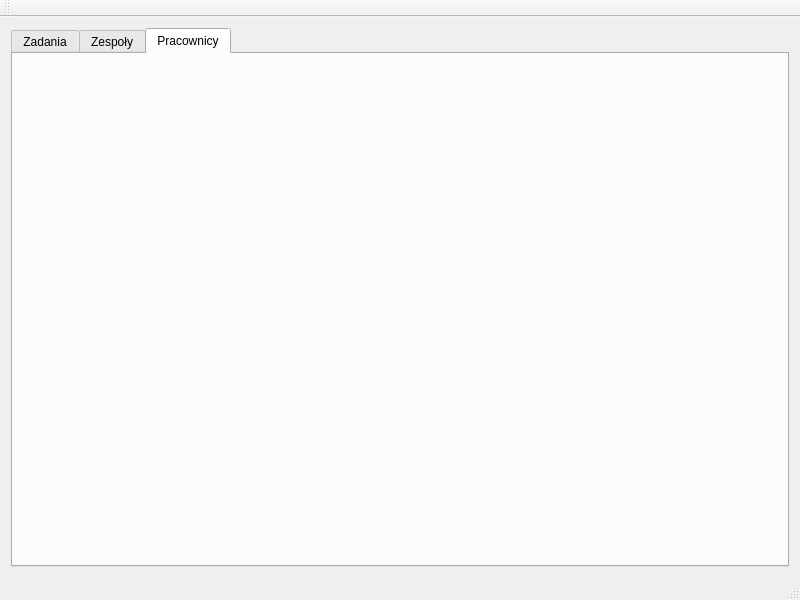
<?xml version="1.0" encoding="UTF-8"?>
<ui version="4.0">
 <class>MainWindow</class>
 <widget class="QMainWindow" name="MainWindow">
  <property name="geometry">
   <rect>
    <x>0</x>
    <y>0</y>
    <width>800</width>
    <height>600</height>
   </rect>
  </property>
  <property name="windowTitle">
   <string>Aplikacja raportowa</string>
  </property>
  <widget class="QWidget" name="centralWidget">
   <layout class="QGridLayout" name="gridLayout_2">
    <item row="0" column="0">
     <widget class="QTabWidget" name="tabWidget">
      <property name="currentIndex">
       <number>2</number>
      </property>
      <widget class="QWidget" name="tab_adania">
       <attribute name="title">
        <string>Zadania</string>
       </attribute>
       <layout class="QHBoxLayout" name="horizontalLayout">
        <item>
         <layout class="QGridLayout" name="gridLayout">
          <item row="0" column="0">
           <widget class="Zadania" name="widget" native="true"/>
          </item>
         </layout>
        </item>
       </layout>
      </widget>
      <widget class="QWidget" name="tab_zespoly">
       <attribute name="title">
        <string>Zespoły</string>
       </attribute>
       <layout class="QVBoxLayout" name="verticalLayout">
        <item>
         <layout class="QGridLayout" name="gridLayout_3">
          <item row="0" column="0">
           <widget class="Zespoly" name="widget_2" native="true"/>
          </item>
         </layout>
        </item>
       </layout>
      </widget>
      <widget class="QWidget" name="tab_pracownicy">
       <attribute name="title">
        <string>Pracownicy</string>
       </attribute>
       <layout class="QHBoxLayout" name="horizontalLayout_2">
        <item>
         <layout class="QGridLayout" name="gridLayout_4">
          <item row="0" column="0">
           <widget class="Pracownicy" name="widget_3" native="true"/>
          </item>
         </layout>
        </item>
       </layout>
      </widget>
     </widget>
    </item>
   </layout>
  </widget>
  <widget class="QMenuBar" name="menuBar">
   <property name="geometry">
    <rect>
     <x>0</x>
     <y>0</y>
     <width>800</width>
     <height>22</height>
    </rect>
   </property>
  </widget>
  <widget class="QToolBar" name="mainToolBar">
   <attribute name="toolBarArea">
    <enum>TopToolBarArea</enum>
   </attribute>
   <attribute name="toolBarBreak">
    <bool>false</bool>
   </attribute>
  </widget>
  <widget class="QStatusBar" name="statusBar"/>
 </widget>
 <layoutdefault spacing="6" margin="11"/>
 <customwidgets>
  <customwidget>
   <class>Zadania</class>
   <extends>QWidget</extends>
   <header location="global">zadania.h</header>
   <container>1</container>
  </customwidget>
  <customwidget>
   <class>Zespoly</class>
   <extends>QWidget</extends>
   <header location="global">zespoly.h</header>
   <container>1</container>
  </customwidget>
  <customwidget>
   <class>Pracownicy</class>
   <extends>QWidget</extends>
   <header location="global">pracownicy.h</header>
   <container>1</container>
  </customwidget>
 </customwidgets>
 <resources/>
 <connections/>
</ui>
